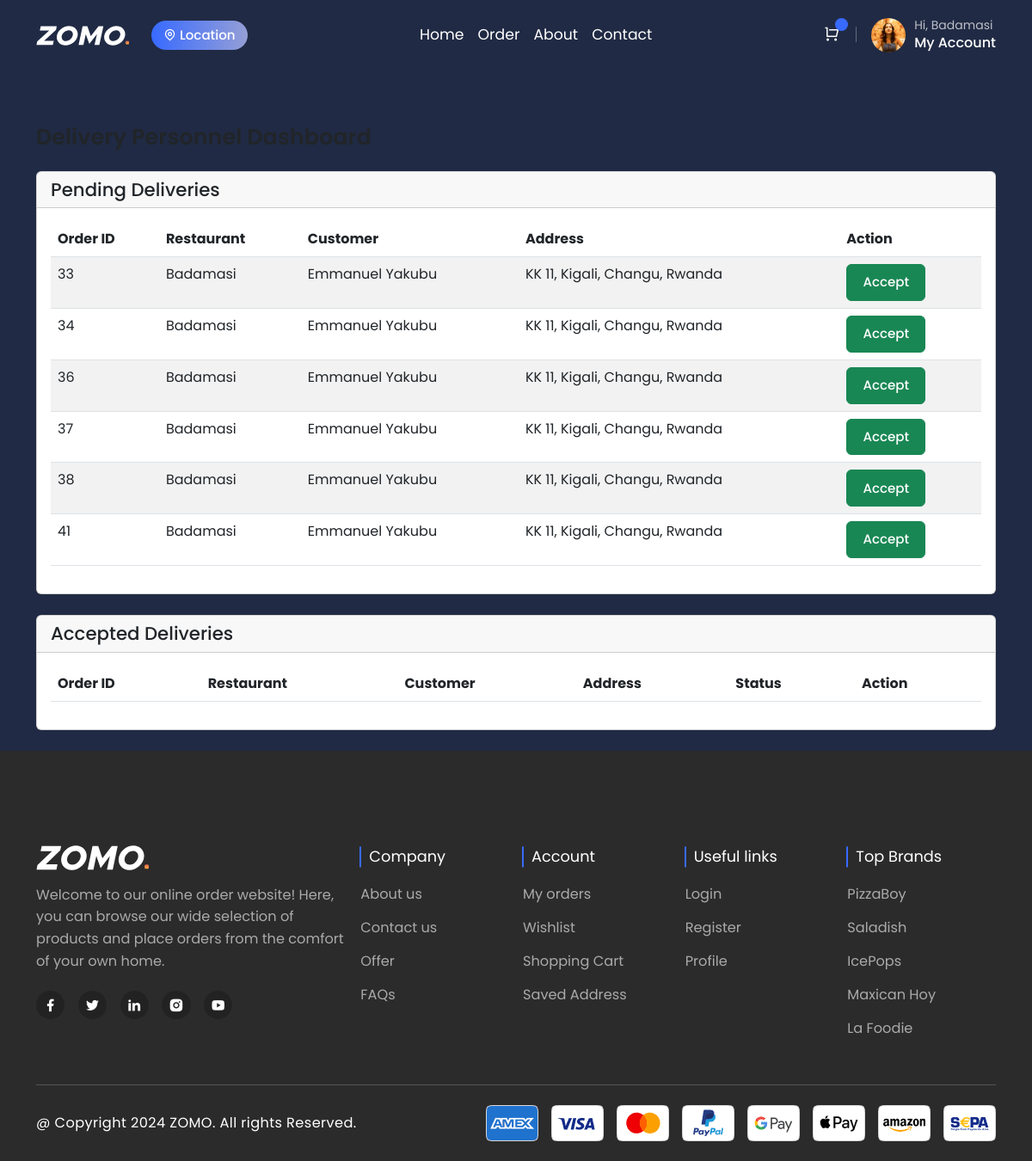
The page /delivery/ (signed in) on the database as committed earlier.
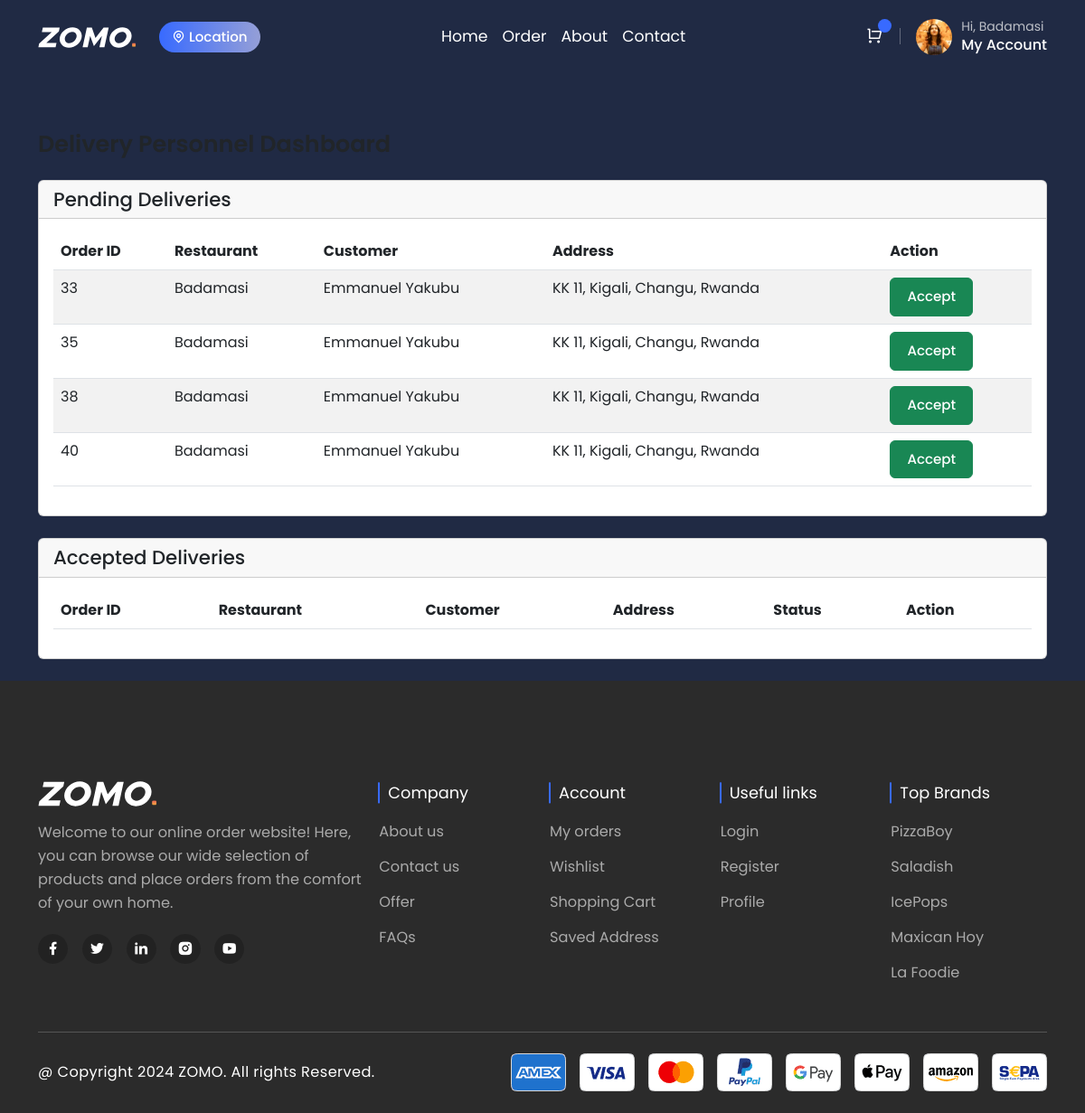
The same page on the database as committed later.
### restaurant/models.py (models this page shows, shortened)
class Order(models.Model):
    STATUS_CHOICES=[
        ('Pending', 'Pending'),
        ('Preparing', 'Preparing'),
        ('Out for delivery', 'Out for delivery'),
        ('Delivered', 'Delivered'),
        ('Cancelled', 'Cancelled'),
        ('Ready for Delivery', 'Ready for Delivery'),
    ]
    PAYMENT_CHOICES=[
        ('Cash', 'Cash'),
        ('Card', 'Card'),
    ]
    user = models.ForeignKey(settings.AUTH_USER_MODEL, on_delete=models.CASCADE, related_name='orders', null=True, blank=True)
    reference = models.CharField(max_length=100, unique=True, blank=True, null=True)
    payment_status = models.BooleanField(default=False)
    restaurant = models.ForeignKey(Restaurant, on_delete=models.CASCADE, related_name='orders', null=True, blank=True)
    items = models.ManyToManyField(MenuItem, related_name='orders')
    total = models.DecimalField(max_digits=6, decimal_places=2)
    order_time = models.DateTimeField(auto_now_add=True)
    delivery_person = models.ForeignKey('delivery.DeliveryPerson', on_delete=models.SET_NULL, related_name='orders', null=True, blank=True)
    delivery_address = models.CharField(max_length=100, blank=True, null=True, default='')
    is_visible_to_restaurant = models.BooleanField(default=False)  # New field
    status = models.CharField(max_length=50, choices=STATUS_CHOICES, default='Pending')
    payment_method = models.CharField(max_length=50, choices=PAYMENT_CHOICES, default='Card')
    payment_status = models.BooleanField(default=False)
    restaurant_otp_code = models.CharField(max_length=6, blank=True, null=True)
    customer_otp_code = models.CharField(max_length=6, blank=True, null=True)

class Restaurant(models.Model):
    name = models.CharField(max_length=100)
    description = models.TextField()
    address = models.ForeignKey('RestaurantAddress', on_delete=models.SET_NULL, null=True, related_name='restaurants', blank=True)
    phone = models.CharField(max_length=20)
    owner = models.ForeignKey(settings.AUTH_USER_MODEL, on_delete=models.CASCADE, related_name='restaurants', null=True, blank=True)
    image = models.ImageField(upload_to='restaurants/', null=True, blank=True)
    rating = models.DecimalField(max_digits=3, decimal_places=2, default=0)
    delivery_time = models.IntegerField(default=30)
    is_open = models.BooleanField(default=True)
    average_cost = models.DecimalField(max_digits=6, decimal_places=2, default=0)

### user/models.py (models this page shows, shortened)
class User(AbstractBaseUser, PermissionsMixin):
    ROLE_CHOICES = [
        ('customer', 'Customer'),
        ('restaurant', 'Restaurant'),
        ('delivery_person', 'Delivery Person'),
    ]
    email = models.EmailField(_('email address'), unique=True)
    first_name = models.CharField(_('first name'), max_length=30, blank=True)
    last_name = models.CharField(_('last name'), max_length=30, blank=True)
    is_active = models.BooleanField(_('active'), default=True)
    is_staff = models.BooleanField(_('staff status'), default=False)
    role = models.CharField(max_length=15, choices=ROLE_CHOICES, default='customer')
    date_joined = models.DateTimeField(_('date joined'), default=timezone.now)
    groups = models.ManyToManyField(Group, related_name='custom_user_set', blank=True)
    user_permissions = models.ManyToManyField(Permission, related_name='custom_user_permissions_set', blank=True)
    phone_number = models.CharField(max_length=15, blank=True)
    objects = UserManager()
    USERNAME_FIELD = 'email'  # Set email as the unique identifier for authentication
    EMAIL_FIELD = 'email'
    REQUIRED_FIELDS = []

### delivery/views.py (the view)
# urls.py: path('delivery/', views.delivery_dashboard, name='delivery_dashboard'),
@login_required
def delivery_dashboard(request):
    try:
        delivery_person = DeliveryPerson.objects.get(user=request.user)
    except DeliveryPerson.DoesNotExist:
        delivery_person = None
    pending_deliveries = Order.objects.filter(status='Ready for Delivery')
    accepted_deliveries = Order.objects.filter(status__in=['Out for delivery', 'Accepted', 'Delivered'], delivery_person=delivery_person)
    context = {
        'pending_deliveries': pending_deliveries,
        'accepted_deliveries': accepted_deliveries,
    }
    return render(request, 'delivery/delivery.html', context)

### delivery/templates/delivery/delivery.html (shortened to what this page needs)
{% extends 'customer/base.html' %}
{% block content %}
{%load static%}
<br><br><br><br>
<div class="container mt-5">
    <h2 class="mb-4">Delivery Personnel Dashboard</h2>
    <div class="card mb-4">
        <div class="card-header">
            <h3>Pending Deliveries</h3>
        </div>
        <div class="card-body">
            <table class="table table-striped" id="pending-deliveries-table">
                <thead>
                    <tr>
                        <th>Order ID</th>
                        <th>Restaurant</th>
                        <th>Customer</th>
                        <th>Address</th>
                        <th>Action</th>
                    </tr>
                </thead>
                <tbody>
                    {% for order in pending_deliveries %}
                    <tr id="order-{{ order.id }}">
                        <td>{{ order.id }}</td>
                        <td>{{ order.restaurant.name }}</td>
                        <td>{{ order.user.first_name }} {{order.user.last_name}}</td>
                        <td>{{ order.delivery_address }}</td>
                        <td>
                            <form method="POST" action="{% url 'accept_delivery' order.id %}">
                                <button type="submit" class="btn btn-success">Accept</button>
                            </form>
                        </td>
                    </tr>
                    {% endfor %}
                </tbody>
            </table>
        </div>
    </div>
    <div class="card mb-4">
        <div class="card-header">
            <h3>Accepted Deliveries</h3>
        </div>
        <div class="card-body">
            <table class="table table-striped">
                <thead>
                    <tr>
                        <th>Order ID</th>
                        <th>Restaurant</th>
                        <th>Customer</th>
                        <th>Address</th>
                        <th>Status</th>
                        <th>Action</th>
                    </tr>
                </thead>
            </table>
        </div>
    </div>
</div>
{% endblock %}

Rows that differ between the two databases and show on the page:
no longer on this page (row edited): Order: id "34", restaurant.name "Badamasi", user.first_name "Emmanuel", user.last_name "Yakubu", delivery_address "KK 11, Kigali, Changu, Rwanda"
no longer on this page (row edited): Order: id "36", restaurant.name "Badamasi", user.first_name "Emmanuel", user.last_name "Yakubu", delivery_address "KK 11, Kigali, Changu, Rwanda"
no longer on this page (row edited): Order: id "37", restaurant.name "Badamasi", user.first_name "Emmanuel", user.last_name "Yakubu", delivery_address "KK 11, Kigali, Changu, Rwanda"
no longer on this page (row edited): Order: id "41", restaurant.name "Badamasi", user.first_name "Emmanuel", user.last_name "Yakubu", delivery_address "KK 11, Kigali, Changu, Rwanda"
now on this page (row edited): Order: id "35", restaurant.name "Badamasi", user.first_name "Emmanuel", user.last_name "Yakubu", delivery_address "KK 11, Kigali, Changu, Rwanda"
now on this page (row edited): Order: id "40", restaurant.name "Badamasi", user.first_name "Emmanuel", user.last_name "Yakubu", delivery_address "KK 11, Kigali, Changu, Rwanda"
